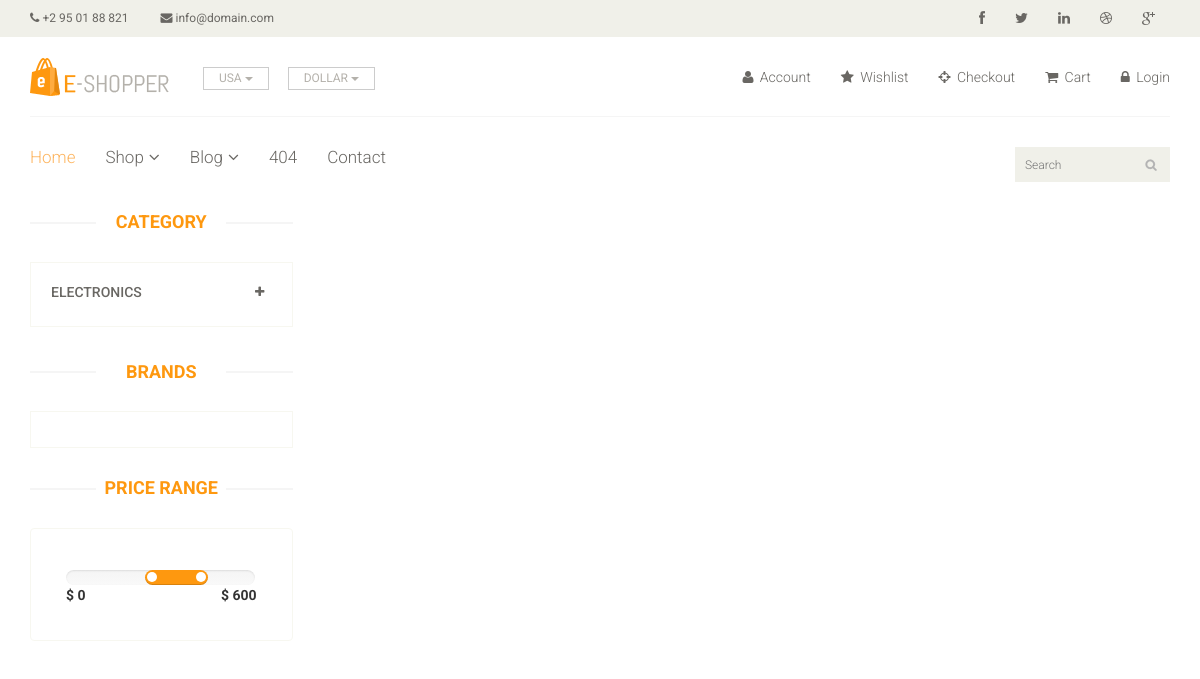
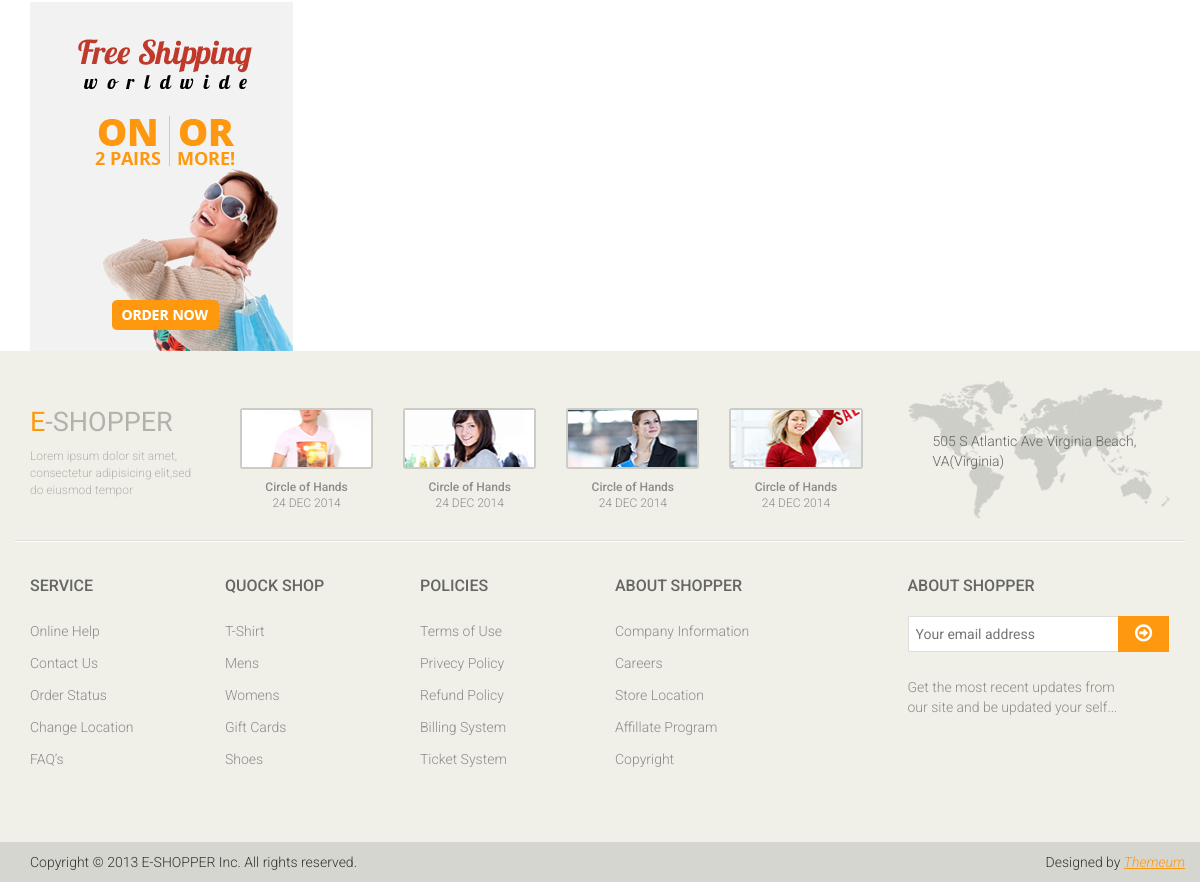
/detail/food, run on an earlier commit of the app's database (2 pictures, top to bottom).
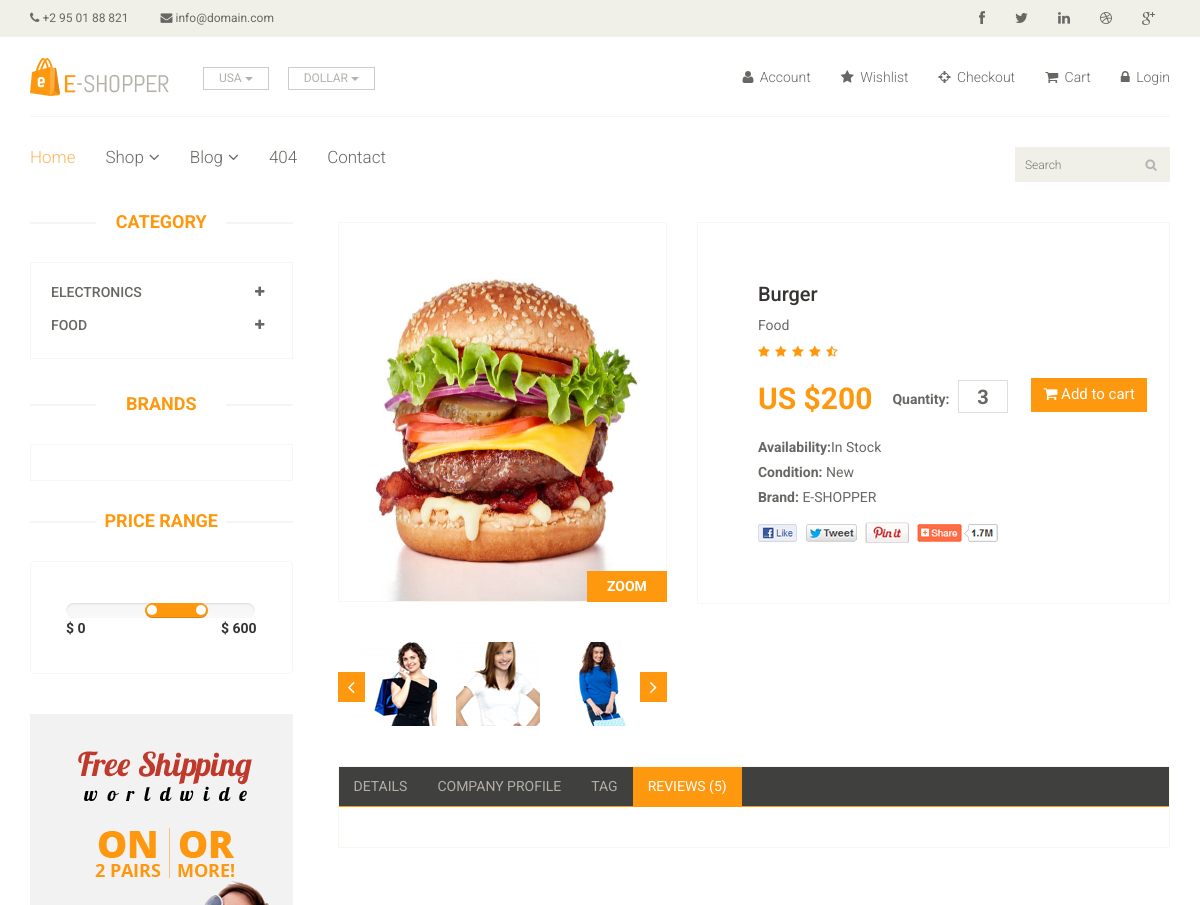
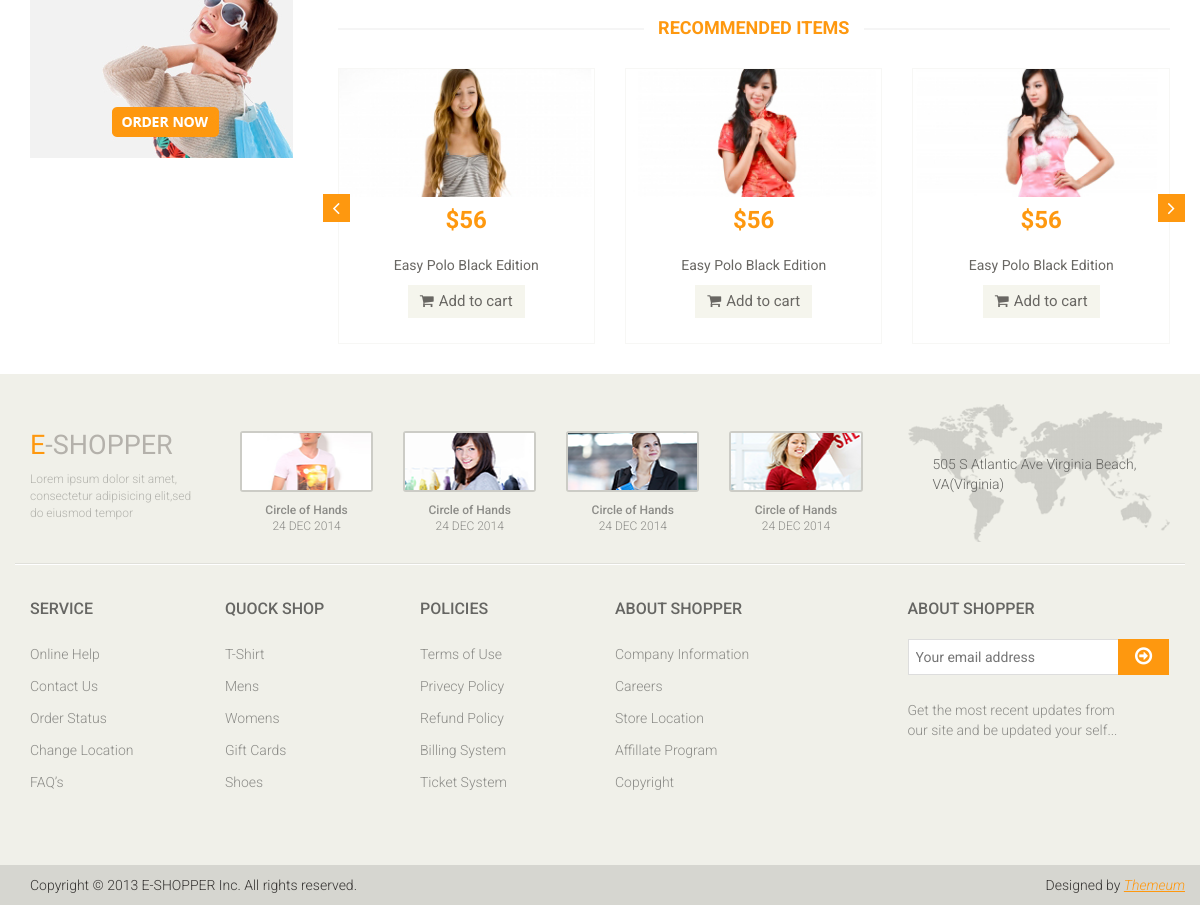
And on a later commit of the database (2 pictures, top to bottom).
### home/models.py (models this page shows, shortened)
class Category(models.Model):
	title = models.CharField(max_length = 300)
	description = models.TextField(blank = True)
	slug = models.CharField(max_length = 500)
	image = models.TextField(blank = True)
	def __str__(self):
		return self.title

class Item(models.Model):
	title = models.CharField(max_length = 500)
	slug = models.CharField(max_length = 500)
	price = models.IntegerField()
	discounted_price = models.IntegerField()
	description = models.TextField()
	image = models.ImageField(upload_to = 'media')
	category = models.ForeignKey(Category,on_delete = models.CASCADE)
	subcategory = models.ForeignKey(SubCategory,on_delete = models.CASCADE)
	status = models.CharField(max_length = 40, choices = STATUS, blank = True)
	stock = models.CharField(max_length = 40,choices = STOCK, blank = True)
	labels = models.CharField(max_length = 30, choices = LABELS, blank = True)

### home/views.py (the view)
# urls.py: path('detail/<slug>', ProductDetailView.as_view() , name = 'detail'),
class ProductDetailView(BaseViews):
	def get(self,request,slug):
		self.views['details'] = Item.objects.filter(slug = slug)
		self.views['reviews'] = Review.objects.filter(product = slug)
		return render(request, 'product-details.html', self.views)

### home/models.py (called while the page is built)
	def get_subcat_url(self):
		return reverse("home:subcategory", kwargs = {'slug':self.slug})

### templates/product-details.html (shortened to what this page needs)
{% extends 'base.html' %}
{% load static %}
{% block content %}
	<section>
		<div class="container">
			<div class="row">
				<div class="col-sm-3">
					<div class="left-sidebar">
						<h2>Category</h2>
						<div class="panel-group category-products" id="accordian">
							{% for cat in category %}
							<div class="panel panel-default">
								<div class="panel-heading">
									<h4 class="panel-title">
										<a data-toggle="collapse" data-parent="#accordian" href="#{{cat.id}}">
											<span class="badge pull-right"><i class="fa fa-plus"></i></span>
											{{cat.title}}
										</a>
									</h4>
								</div>
							</div>
							{% endfor %}
						</div>
						<div class="brands_products">
							<h2>Brands</h2>
							<div class="brands-name">
							</div>
						</div>
						<div class="price-range">
							<h2>Price Range</h2>
							<div class="well">
								 <input type="text" class="span2" value="" data-slider-min="0" data-slider-max="600" data-slider-step="5" data-slider-value="[250,450]" id="sl2" ><br />
								 <b>$ 0</b> <b class="pull-right">$ 600</b>
							</div>
						</div>
						<div class="shipping text-center">
							<img src="images/home/shipping.jpg" alt="" />
						</div>
					</div>
				</div>
				{% for product in details %}
				<div class="col-sm-9 padding-right">
					<div class="product-details">
						<div class="col-sm-5">
							<div class="view-product">
								<img src="{{product.image.url}}" alt="" />
								<h3>ZOOM</h3>
							</div>
							<div id="similar-product" class="carousel slide" data-ride="carousel">
								    <div class="carousel-inner">
										<div class="item active">
										  <a href=""><img src="images/product-details/similar1.jpg" alt=""></a>
										  <a href=""><img src="images/product-details/similar2.jpg" alt=""></a>
										  <a href=""><img src="images/product-details/similar3.jpg" alt=""></a>
										</div>
									</div>
								  <a class="left item-control" href="#similar-product" data-slide="prev">
									<i class="fa fa-angle-left"></i>
								  </a>
								  <a class="right item-control" href="#similar-product" data-slide="next">
									<i class="fa fa-angle-right"></i>
								  </a>
							</div>
						</div>
						<div class="col-sm-7">
							<div class="product-information">
								<h2>{{product.title}}</h2>
								<p>{{product.category}}</p>
								<img src="{% static 'images/product-details/rating.png' %}" alt="" />
								<span>
									<span>US ${{product.price}}</span>
									<label>Quantity:</label>
									<input type="text" value="3" />
									<button type="button" class="btn btn-fefault cart">
										<i class="fa fa-shopping-cart"></i>
										Add to cart
									</button>
								</span>
								<p><b>Availability:</b>{{product.stock}}</p>
								<p><b>Condition:</b> New</p>
								<p><b>Brand:</b> E-SHOPPER</p>
								<a href=""><img src="images/product-details/share.png" class="share img-responsive"  alt="" /></a>
							</div>
						</div>
					</div>
					<div class="category-tab shop-details-tab">
						<div class="col-sm-12">
							<ul class="nav nav-tabs">
								<li><a href="#details" data-toggle="tab">Details</a></li>
								<li><a href="#companyprofile" data-toggle="tab">Company Profile</a></li>
								<li><a href="#tag" data-toggle="tab">Tag</a></li>
								<li class="active"><a href="#reviews" data-toggle="tab">Reviews (5)</a></li>
							</ul>
						</div>
					</div>
					<div class="recommended_items">
						<h2 class="title text-center">recommended items</h2>
						<div id="recommended-item-carousel" class="carousel slide" data-ride="carousel">
							<div class="carousel-inner">
								<div class="item active">
									<div class="col-sm-4">
										<div class="product-image-wrapper">
											<div class="single-products">
												<div class="productinfo text-center">
													<img src="images/home/recommend1.jpg" alt="" />
													<h2>$56</h2>
													<p>Easy Polo Black Edition</p>
													<button type="button" class="btn btn-default add-to-cart"><i class="fa fa-shopping-cart"></i>Add to cart</button>
												</div>
											</div>
										</div>
									</div>
									<div class="col-sm-4">
										<div class="product-image-wrapper">
											<div class="single-products">
												<div class="productinfo text-center">
													<img src="images/home/recommend2.jpg" alt="" />
													<h2>$56</h2>
													<p>Easy Polo Black Edition</p>
													<button type="button" class="btn btn-default add-to-cart"><i class="fa fa-shopping-cart"></i>Add to cart</button>
												</div>
											</div>
										</div>
									</div>
									<div class="col-sm-4">
										<div class="product-image-wrapper">
											<div class="single-products">
												<div class="productinfo text-center">
													<img src="images/home/recommend3.jpg" alt="" />
													<h2>$56</h2>
													<p>Easy Polo Black Edition</p>
													<button type="button" class="btn btn-default add-to-cart"><i class="fa fa-shopping-cart"></i>Add to cart</button>
												</div>
											</div>
										</div>
									</div>
								</div>
							</div>
							 <a class="left recommended-item-control" href="#recommended-item-carousel" data-slide="prev">
								<i class="fa fa-angle-left"></i>
							  </a>
							  <a class="right recommended-item-control" href="#recommended-item-carousel" data-slide="next">
								<i class="fa fa-angle-right"></i>
							  </a>
						</div>
					</div>
				</div>
				{% endfor %}
			</div>
		</div>
	</section>
{% endblock %}

### templates/base.html (shortened to what this page needs)
<!DOCTYPE html>
{% load static %}
<html lang="en">
<head>
    <link href="{% static 'css/bootstrap.min.css' %}" rel="stylesheet">
    <link href="{% static 'css/font-awesome.min.css' %}" rel="stylesheet">
    <link href="{% static 'css/prettyPhoto.css' %}" rel="stylesheet">
    <link href="{% static 'css/price-range.css' %}" rel="stylesheet">
    <link href="{% static 'css/animate.css' %}" rel="stylesheet">
    <link href="{% static 'css/animate.css' %}" rel="stylesheet">
	<link href="{% static 'css/main.css' %}" rel="stylesheet">
	<link href="{% static 'css/responsive.css' %}" rel="stylesheet">
</head>
<body>
	<header id="header">
		<div class="header_top">
			<div class="container">
				<div class="row">
					<div class="col-sm-6">
						<div class="contactinfo">
							<ul class="nav nav-pills">
								<li><a href="#"><i class="fa fa-phone"></i> +2 95 01 88 821</a></li>
								<li><a href="#"><i class="fa fa-envelope"></i> info@domain.com</a></li>
							</ul>
						</div>
					</div>
					<div class="col-sm-6">
						<div class="social-icons pull-right">
							<ul class="nav navbar-nav">
								<li><a href="#"><i class="fa fa-facebook"></i></a></li>
								<li><a href="#"><i class="fa fa-twitter"></i></a></li>
								<li><a href="#"><i class="fa fa-linkedin"></i></a></li>
								<li><a href="#"><i class="fa fa-dribbble"></i></a></li>
								<li><a href="#"><i class="fa fa-google-plus"></i></a></li>
							</ul>
						</div>
					</div>
				</div>
			</div>
		</div>
		<div class="header-middle">
			<div class="container">
				<div class="row">
					<div class="col-sm-4">
						<div class="logo pull-left">
							<a href="index.html"><img src="{% static 'images/home/logo.png' %}" alt="" /></a>
						</div>
						<div class="btn-group pull-right">
							<div class="btn-group">
								<button type="button" class="btn btn-default dropdown-toggle usa" data-toggle="dropdown">
									USA
									<span class="caret"></span>
								</button>
							</div>
							<div class="btn-group">
								<button type="button" class="btn btn-default dropdown-toggle usa" data-toggle="dropdown">
									DOLLAR
									<span class="caret"></span>
								</button>
							</div>
						</div>
					</div>
					<div class="col-sm-8">
						<div class="shop-menu pull-right">
							<ul class="nav navbar-nav">
								<li><a href="#"><i class="fa fa-user"></i> Account</a></li>
								<li><a href="#"><i class="fa fa-star"></i> Wishlist</a></li>
								<li><a href="checkout.html"><i class="fa fa-crosshairs"></i> Checkout</a></li>
								<li><a href="cart.html"><i class="fa fa-shopping-cart"></i> Cart</a></li>
								<li><a href="login.html"><i class="fa fa-lock"></i> Login</a></li>
							</ul>
						</div>
					</div>
				</div>
			</div>
		</div>
		<div class="header-bottom">
			<div class="container">
				<div class="row">
					<div class="col-sm-9">
						<div class="mainmenu pull-left">
							<ul class="nav navbar-nav collapse navbar-collapse">
								<li><a href="index.html" class="active">Home</a></li>
								<li class="dropdown"><a href="#">Shop<i class="fa fa-angle-down"></i></a>
                                </li>
								<li class="dropdown"><a href="#">Blog<i class="fa fa-angle-down"></i></a>
                                </li>
								<li><a href="404.html">404</a></li>
								<li><a href="contact-us.html">Contact</a></li>
							</ul>
						</div>
					</div>
					<div class="col-sm-3">
						<div class="search_box pull-right">
							<input type="text" placeholder="Search"/>
						</div>
					</div>
				</div>
			</div>
		</div>
	</header>
{% block content %}
{% endblock %}
	<footer id="footer">
		<div class="footer-top">
			<div class="container">
				<div class="row">
					<div class="col-sm-2">
						<div class="companyinfo">
							<h2><span>e</span>-shopper</h2>
							<p>Lorem ipsum dolor sit amet, consectetur adipisicing elit,sed do eiusmod tempor</p>
						</div>
					</div>
					<div class="col-sm-7">
						<div class="col-sm-3">
							<div class="video-gallery text-center">
								<a href="#">
									<div class="iframe-img">
										<img src="{% static 'images/home/iframe1.png' %}" alt="" />
									</div>
								</a>
								<p>Circle of Hands</p>
								<h2>24 DEC 2014</h2>
							</div>
						</div>
						<div class="col-sm-3">
							<div class="video-gallery text-center">
								<a href="#">
									<div class="iframe-img">
										<img src="{% static 'images/home/iframe2.png' %}" alt="" />
									</div>
								</a>
								<p>Circle of Hands</p>
								<h2>24 DEC 2014</h2>
							</div>
						</div>
						<div class="col-sm-3">
							<div class="video-gallery text-center">
								<a href="#">
									<div class="iframe-img">
										<img src="{% static 'images/home/iframe3.png' %}" alt="" />
									</div>
								</a>
								<p>Circle of Hands</p>
								<h2>24 DEC 2014</h2>
							</div>
						</div>
						<div class="col-sm-3">
							<div class="video-gallery text-center">
								<a href="#">
									<div class="iframe-img">
										<img src="{% static 'images/home/iframe4.png' %}" alt="" />
									</div>
								</a>
								<p>Circle of Hands</p>
								<h2>24 DEC 2014</h2>
							</div>
						</div>
					</div>
					<div class="col-sm-3">
						<div class="address">
							<img src="{% static 'images/home/map.png' %}" alt="" />
							<p>505 S Atlantic Ave Virginia Beach, VA(Virginia)</p>
						</div>
					</div>
				</div>
			</div>
		</div>
		<div class="footer-widget">
			<div class="container">
				<div class="row">
					<div class="col-sm-2">
						<div class="single-widget">
							<h2>Service</h2>
							<ul class="nav nav-pills nav-stacked">
								<li><a href="#">Online Help</a></li>
								<li><a href="#">Contact Us</a></li>
								<li><a href="#">Order Status</a></li>
								<li><a href="#">Change Location</a></li>
								<li><a href="#">FAQ’s</a></li>
							</ul>
						</div>
					</div>
					<div class="col-sm-2">
						<div class="single-widget">
							<h2>Quock Shop</h2>
							<ul class="nav nav-pills nav-stacked">
								<li><a href="#">T-Shirt</a></li>
								<li><a href="#">Mens</a></li>
								<li><a href="#">Womens</a></li>
								<li><a href="#">Gift Cards</a></li>
								<li><a href="#">Shoes</a></li>
							</ul>
						</div>
					</div>
					<div class="col-sm-2">
						<div class="single-widget">
							<h2>Policies</h2>
							<ul class="nav nav-pills nav-stacked">
								<li><a href="#">Terms of Use</a></li>
								<li><a href="#">Privecy Policy</a></li>
								<li><a href="#">Refund Policy</a></li>
								<li><a href="#">Billing System</a></li>
								<li><a href="#">Ticket System</a></li>
							</ul>
						</div>
					</div>
					<div class="col-sm-2">
						<div class="single-widget">
							<h2>About Shopper</h2>
							<ul class="nav nav-pills nav-stacked">
								<li><a href="#">Company Information</a></li>
								<li><a href="#">Careers</a></li>
								<li><a href="#">Store Location</a></li>
								<li><a href="#">Affillate Program</a></li>
								<li><a href="#">Copyright</a></li>
							</ul>
						</div>
					</div>
					<div class="col-sm-3 col-sm-offset-1">
						<div class="single-widget">
							<h2>About Shopper</h2>
							<form action="#" class="searchform">
								<input type="text" placeholder="Your email address" />
								<button type="submit" class="btn btn-default"><i class="fa fa-arrow-circle-o-right"></i></button>
								<p>Get the most recent updates from <br />our site and be updated your self...</p>
							</form>
						</div>
					</div>
				</div>
			</div>
		</div>
		<div class="footer-bottom">
			<div class="container">
				<div class="row">
					<p class="pull-left">Copyright © 2013 E-SHOPPER Inc. All rights reserved.</p>
					<p class="pull-right">Designed by <span><a target="_blank" href="http://www.themeum.com">Themeum</a></span></p>
				</div>
			</div>
		</div>
	</footer>
</body>
</html>

What changed in the data, as far as the page shows it:
added Category: title "FOOD"
added Item: image (picture), title "Burger", category "Food", price "200", stock "In Stock"
